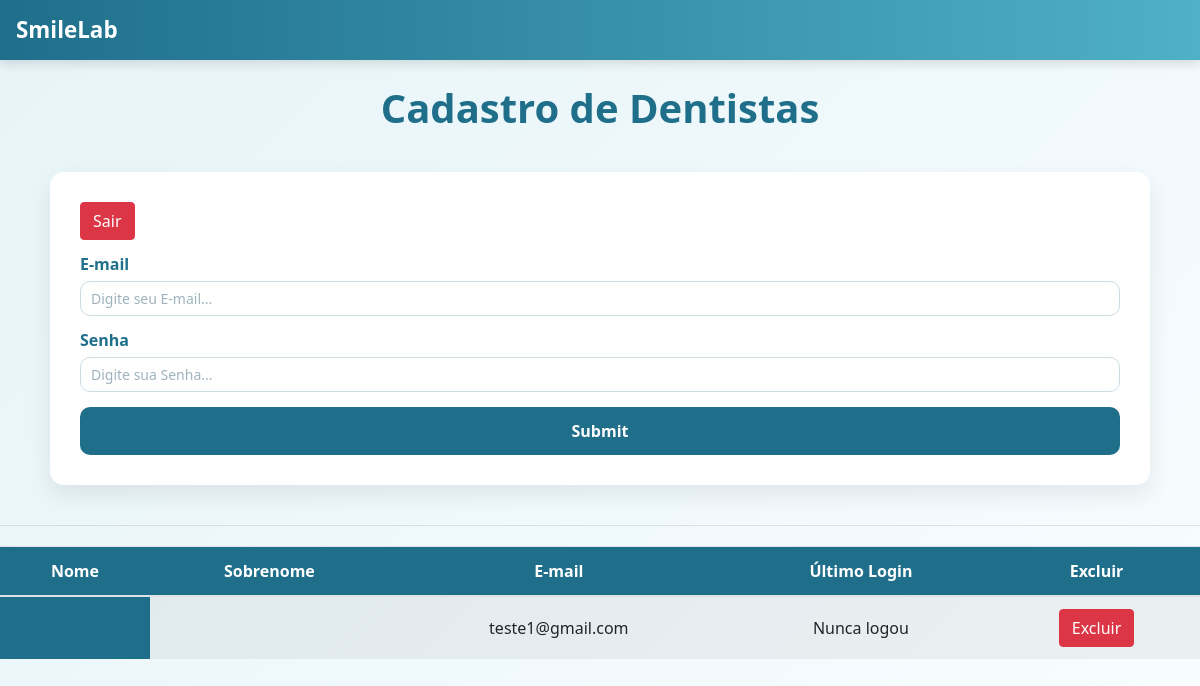
Before: /auth/cadastrar_dentistas/ with the older database file.
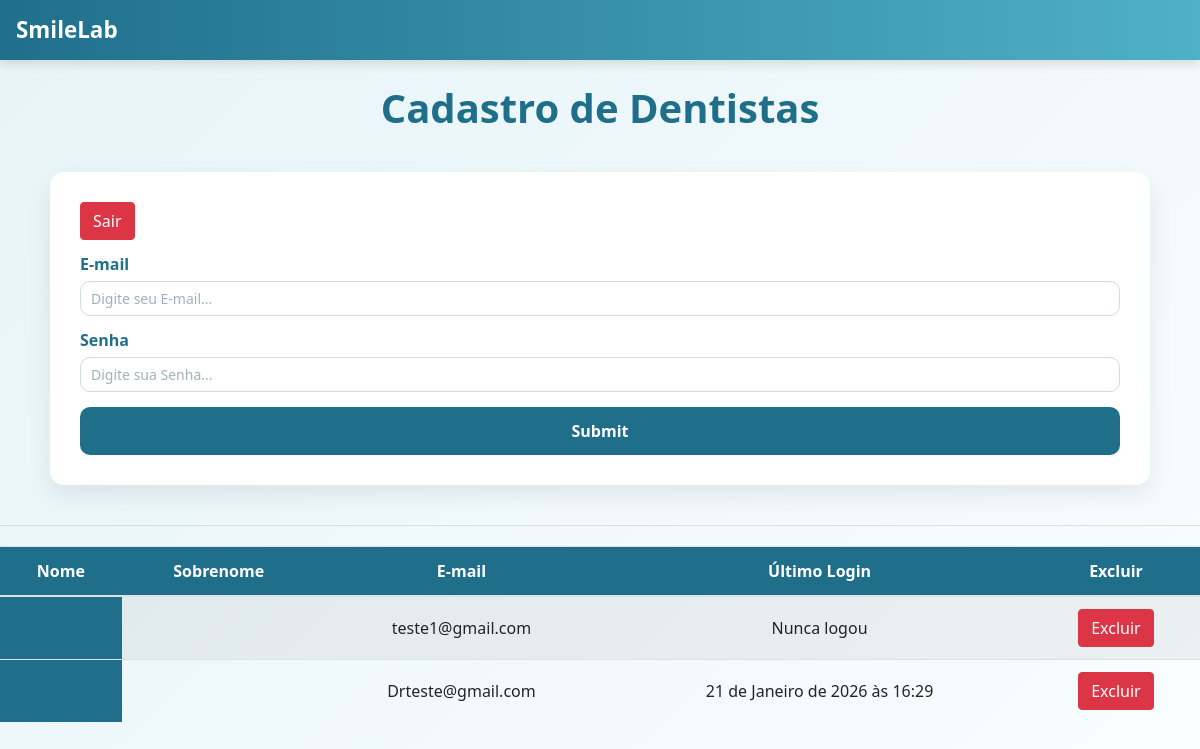
After: the same page with the newer database file.
### usuarios/models.py (models this page shows)
class Users(AbstractUser):
    choices_cargo = (('D', 'Dentista'), ('S', 'Secretária'), ('A', 'Admin'))
    cargo = models.CharField(max_length=1, choices=choices_cargo)

### usuarios/views.py (the view, shortened to what this page needs)
# urls.py: path('cadastrar_dentistas/', views.cadastrar_dentistas, name='cadastrar_dentistas'),
@has_permission_decorator('cadastrar_dentistas')
def cadastrar_dentistas(request):
    if request.method == "GET":
        dentistas = Users.objects.filter(cargo="D")
        return render(request, 'cadastrar_dentistas.html', {'dentistas': dentistas})

### usuarios/templates/cadastrar_dentistas.html (shortened to what this page needs)
{% extends 'base.html' %}
{% block 'body' %}
<br>
<h1>Cadastro de Dentistas</h1>
<div class = "container">
<a href="{% url 'sair' %}" class="btn btn-danger">Sair</a>
    <form action = "{% url 'cadastrar_dentistas' %}" method="POST"> {% csrf_token %}
        <label>E-mail</label>
        <input type="email" placeholder="Digite seu E-mail..." name="email" class="form-control">
        <br>
        <label>Senha</label>
        <input type="password" placeholder="Digite sua Senha..." name="senha" class="form-control">
        <br>
        <input type="submit" class="btn btn-success">
        <br>
    </form>
</div>
 <hr>
 <table class="table table-striped">
  <thead>
    <tr>
      <th scope="col">Nome</th>
      <th scope="col">Sobrenome</th>
      <th scope="col">E-mail</th>
      <th scope="col">Último Login</th>
      <th scope="col">Excluir</th>
    </tr>
  </thead>
  <tbody>
    {%for dentista in dentistas %}
    <tr>
      <th scope="row">{{dentista.first_name}}</th>
        <td>{{dentista.last_name}}</td>
        <td>{{dentista.email}}</td>
        <td>{% if not dentista.last_login %}
                Nunca logou
            {% else %}
                 {{dentista.last_login}}
            {% endif %}
           </td>
        <td><a href="{%url 'excluir_dentista' dentista.id %}" class="btn btn-danger">Excluir</a></td>
    </tr>
    {% endfor %}
  </tbody>
</table>
{% endblock %}

Changed rows visible on the page:
added Users: email "Drteste@gmail.com", last_login "21 de Janeiro de 2026 às 16:29"
